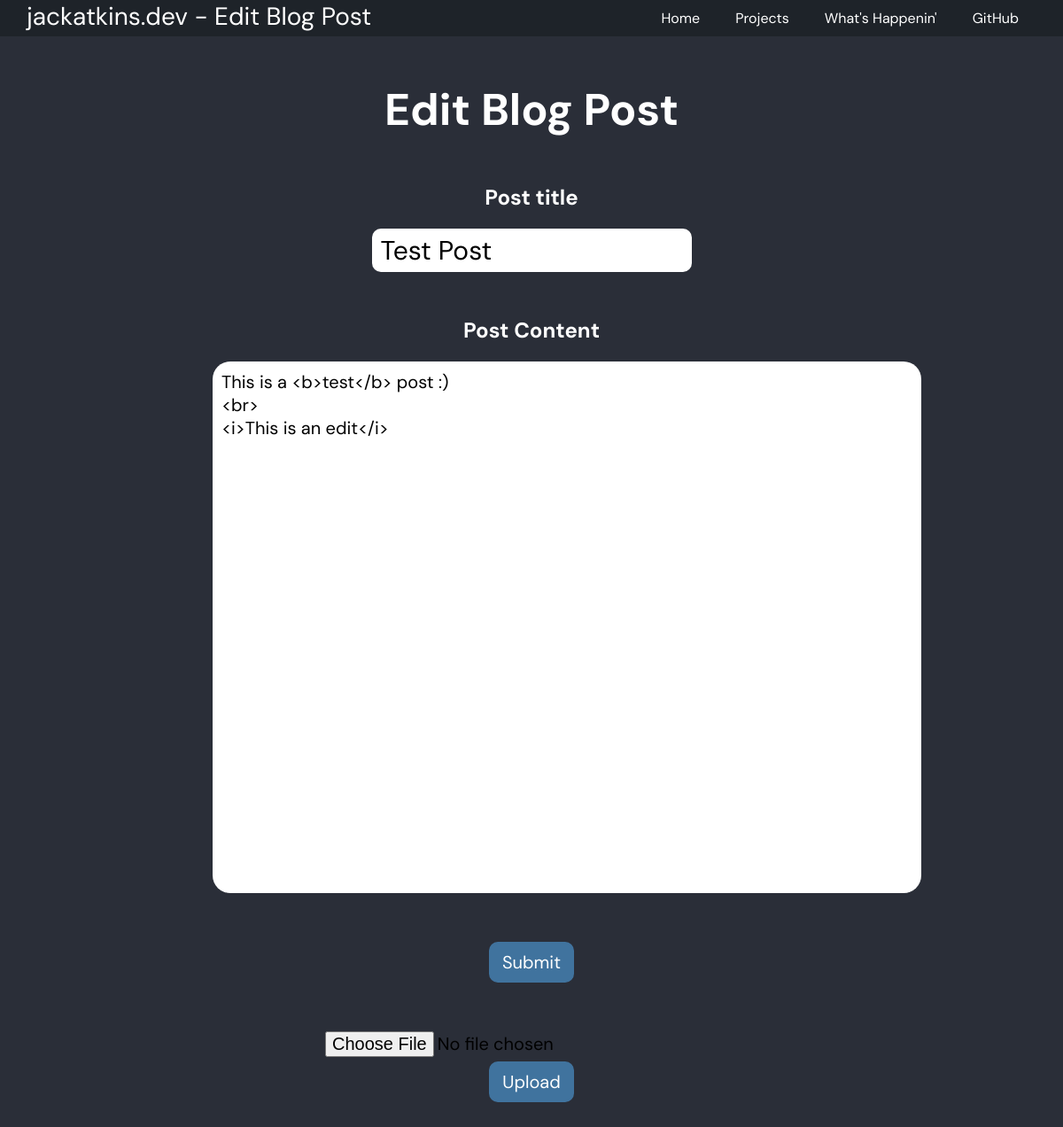
The app's page /admin/blog/posts/edit/1/ (signed in) with its own data.
### app.py (models this page shows)
class BlogPost(db.Model):
    id = db.Column(db.Integer, primary_key=True)
    created = db.Column(db.DateTime)
    title = db.Column(db.String(100))
    content = db.Column(db.Text)

### app.py (the view)
@app.route("/admin/blog/posts/edit/<id>/", methods=["GET", "POST"])
def editpost(id):
    try:
        if session["admin_user"]:
            if request.method == "POST":
                title = request.form["title"]
                content = request.form["content"]
                post = BlogPost.query.filter_by(id=id).first()
                if post:
                    post.title = title
                    post.content = content
                    db.session.commit()
                    return redirect(url_for("blogposts"))
                else:
                    return redirect(url_for("blogposts"))
            else:
                post = BlogPost.query.filter_by(id=id).first()
                if post:
                    return render_template("editpost.html", post=post)
                else:
                    return redirect(url_for("blogposts"))
    except KeyError:
        return redirect(url_for("login"))

### templates/editpost.html (shortened to what this page needs)
{% extends "base.html" %}
{% block navtitle %}Edit Blog Post{% endblock %}
{% block content %}
<div class="content-break">
    <h1>Edit Blog Post</h1>
    <form class="content-break" method="post">
        <h2>Post title</h2>
        <input type="text" name="title" class="content-break-small" style="font-size: 30px;" maxlength="100" value="{{ post.title }}"">
        <h2 class="content-break">Post Content</h2>
        <textarea name="content" class="content-break-small">{{ post.content }}</textarea>
        <br>
        <input type="submit" class="submit content-break">
    </form>
    <form class="content-break">
        <input class="file-upload" type="file" name="image">
    </form>
    <button onclick="readFile()">Upload</button>
</div>
{% endblock %}

### static/css/global.css (style rules this page uses)
* { margin: 0px; box-sizing: border-box; font-family: 'DM Sans', sans-serif; color: white; }
body { background-color: #2a2e38; }
h1 { font-size: 50px; }
button { font-size: 20px; background-color: #40739e; padding: 10px 15px; margin: 0px 10px; border-radius: 10px; border: none; transition: all ease-in .2s; -webkit-transition: all ease-in .2s; -moz-transition: all ease-in .2s; -o-transition: all ease-in .2s; }
input { font-size: 20px; padding: 5px 10px; border-radius: 10px; border: none; color:black; transition: all ease-in .2s; }
textarea { resize: none; background-color: white; color: black; border: none; border-radius: 20px; font-size: 20px; width:800px; height:600px; padding: 10px 10px; }
.content-break { margin-top: 50px; }
.content-break-small { margin-top: 20px; }
.submit { color:white; font-size: 20px; background-color: #40739e; padding: 10px 15px; border-radius: 10px; border: none; transition: all ease-in .2s; -webkit-transition: all ease-in .2s; -moz-transition: all ease-in .2s; -o-transition: all ease-in .2s; }

### records on screen
BlogPost: title "Test Post", content "This is a <b>test</b> post :) <br> <i>This is an edit</i>"
